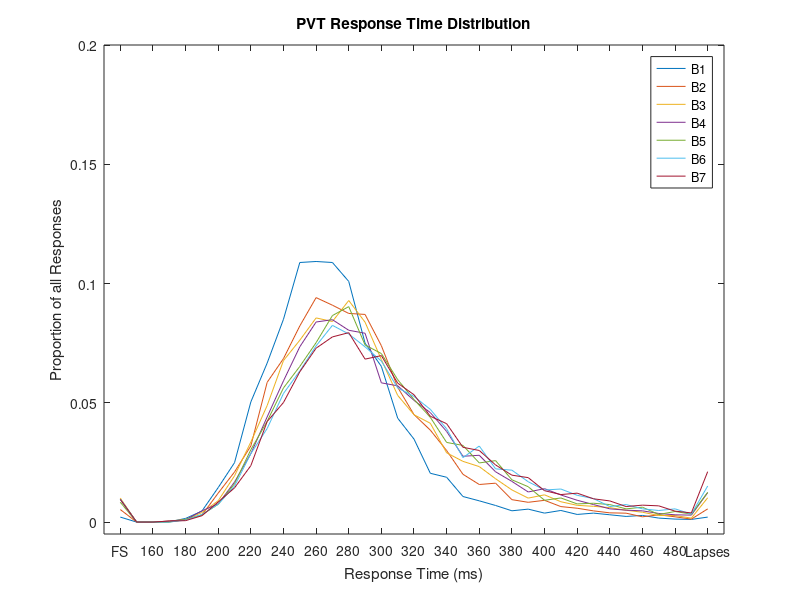
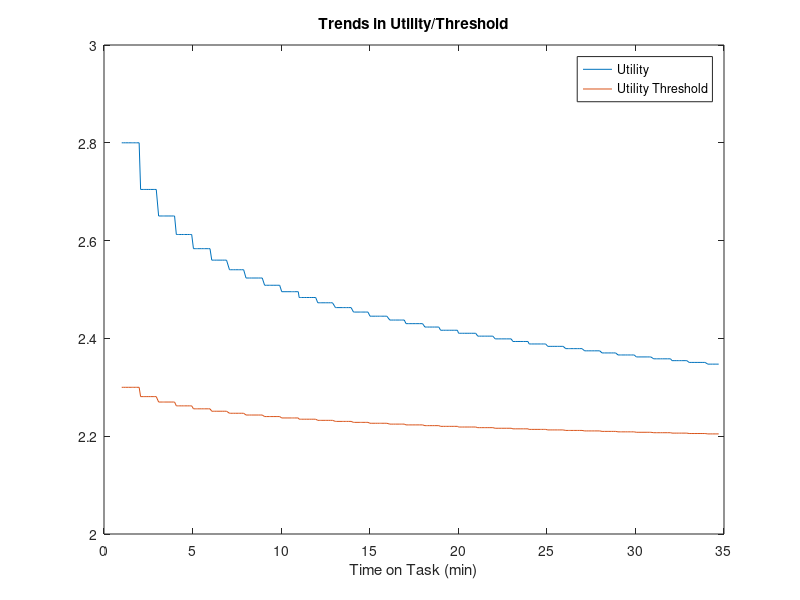
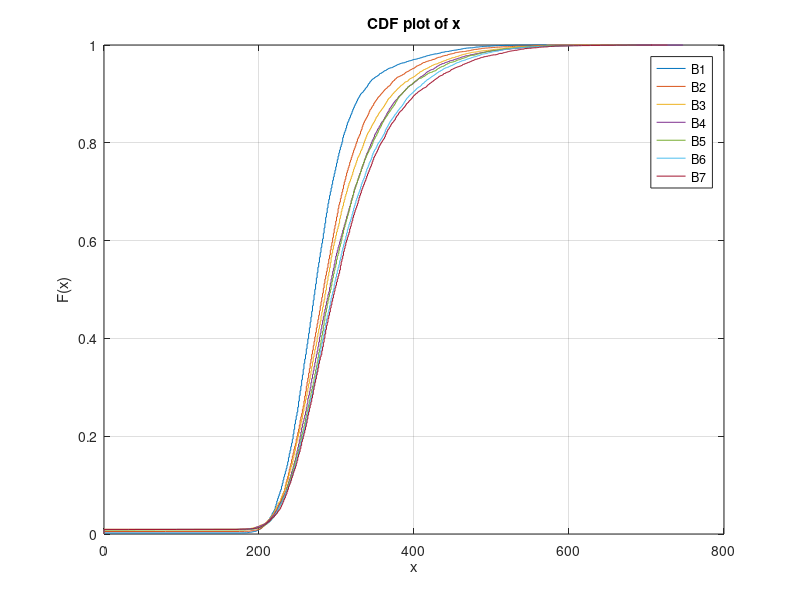

These figures' MATLAB source, in order:

%% loading the data 
Block1 = load('Block1.txt');
Block2 = load('Block2.txt');
Block3 = load('Block3.txt');
Block4 =load('Block4.txt');
Block5 = load ('Block5.txt');
Block6 = load('Block6.txt');
Block7 = load('Block7.txt');

PVT = load('PVT35min.txt');


U_UT = load('utility_utilityThreshold.txt');




%% Create figure
figure1 = figure;

% Create axes
axes1 = axes('Parent',figure1,...
    'XTickLabel',{'FS','160','180','200','220','240','260','280','300'...
    ,'320','340','360','380','400','420','440','460','480','Lapses','',''},...
    'XTickLabelRotation',45,...
    'XTick',[1 3 5 7 9 11 13 15 17 19 21 23 25 27 29 31 33 35 37 39 40]);
% Uncomment the following line to preserve the X-limits of the axes
 xlim(axes1,[0 38]);
% Uncomment the following line to preserve the Y-limits of the axes
 ylim(axes1,[-0.005 0.2]);
box(axes1,'on');
hold(axes1,'on');

% Create multiple lines using matrix input to plot
plot(PVT','Parent',axes1);
legend('B1', 'B2','B3','B4','B5','B6','B7');

title('PVT Response Time Distribution');
xlabel('Response Time (ms)');
ylabel('Proportion of all Responses');


%%
U_UT(:,1) = U_UT(:,1)/60; 
% Create figure
figure1 = figure;

% Create axes
axes1 = axes('Parent',figure1);
ylim(axes1,[2 3]);
box(axes1,'on');
hold(axes1,'on');

% Create multiple lines using matrix input to plot
plot1 = plot(U_UT(:,1),U_UT(:,[2,3]));
set(plot1(1),'DisplayName','Utility');
set(plot1(2),'DisplayName','Utility Threshold');
% Create legend
legend1 = legend(axes1,'show');
set(legend1,'FontSize',9);
title('Trends in Utility/Threshold');
xlabel('Time on Task (min)');



%%
figure;
cdfplot(Block1);
hold on;

cdfplot(Block2);
cdfplot(Block3);
cdfplot(Block4);
cdfplot(Block5);
cdfplot(Block6);
cdfplot(Block7);
legend('B1', 'B2','B3','B4','B5','B6','B7');
